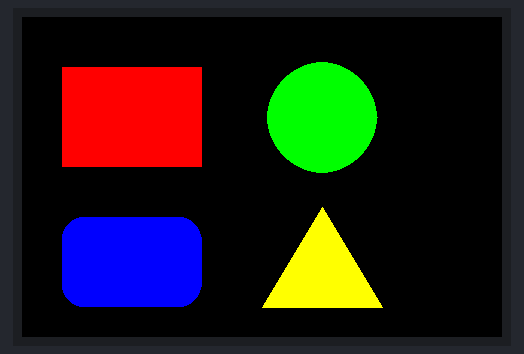
Recording of a program running on a simulated CircuitPython board. On the bench: 480×320 colour display.

Above: at 0.1 s.

The program:

TFT_basic_shapes.py
```python
# (licence header left out)
# Four colored shapes on the 3.5" TFT FeatherWing V2
# Save on the CIRCUITPY drive as code.py
# Needs adafruit_display_shapes in the /lib folder

import board
import displayio
import fourwire
import adafruit_hx8357
from adafruit_display_shapes.rect import Rect
from adafruit_display_shapes.circle import Circle
from adafruit_display_shapes.roundrect import RoundRect
from adafruit_display_shapes.triangle import Triangle

# --- Set up the screen (same as before) ---------------------------------
displayio.release_displays()
spi = board.SPI()
display_bus = fourwire.FourWire(spi, command=board.D10, chip_select=board.D9)
display = adafruit_hx8357.HX8357(display_bus, width=480, height=320)

# --- Colors -------------------------------------------------------------
RED = 0xFF0000
GREEN = 0x00FF00
BLUE = 0x0000FF
YELLOW = 0xFFFF00

# --- Make the shapes ----------------------------------------------------
# Every shape needs a position, a size, and a fill color. The numbers are
# all in pixels, counted from the top-left corner of the screen.

# Rect: x, y of the top-left corner, then width and height
square = Rect(40, 50, 140, 100, fill=RED)

# Circle: x, y of the CENTER, then the radius
circle = Circle(300, 100, 55, fill=GREEN)

# RoundRect: same as Rect, plus how rounded the corners are
rounded = RoundRect(40, 200, 140, 90, 20, fill=BLUE)

# Triangle: the x, y of each of its three corners
triangle = Triangle(240, 290, 360, 290, 300, 190, fill=YELLOW)

# --- Put them on screen -------------------------------------------------
group = displayio.Group()
group.append(square)
group.append(circle)
group.append(rounded)
group.append(triangle)

display.root_group = group

# Keep the program running so the shapes stay up
while True:
    pass
```
